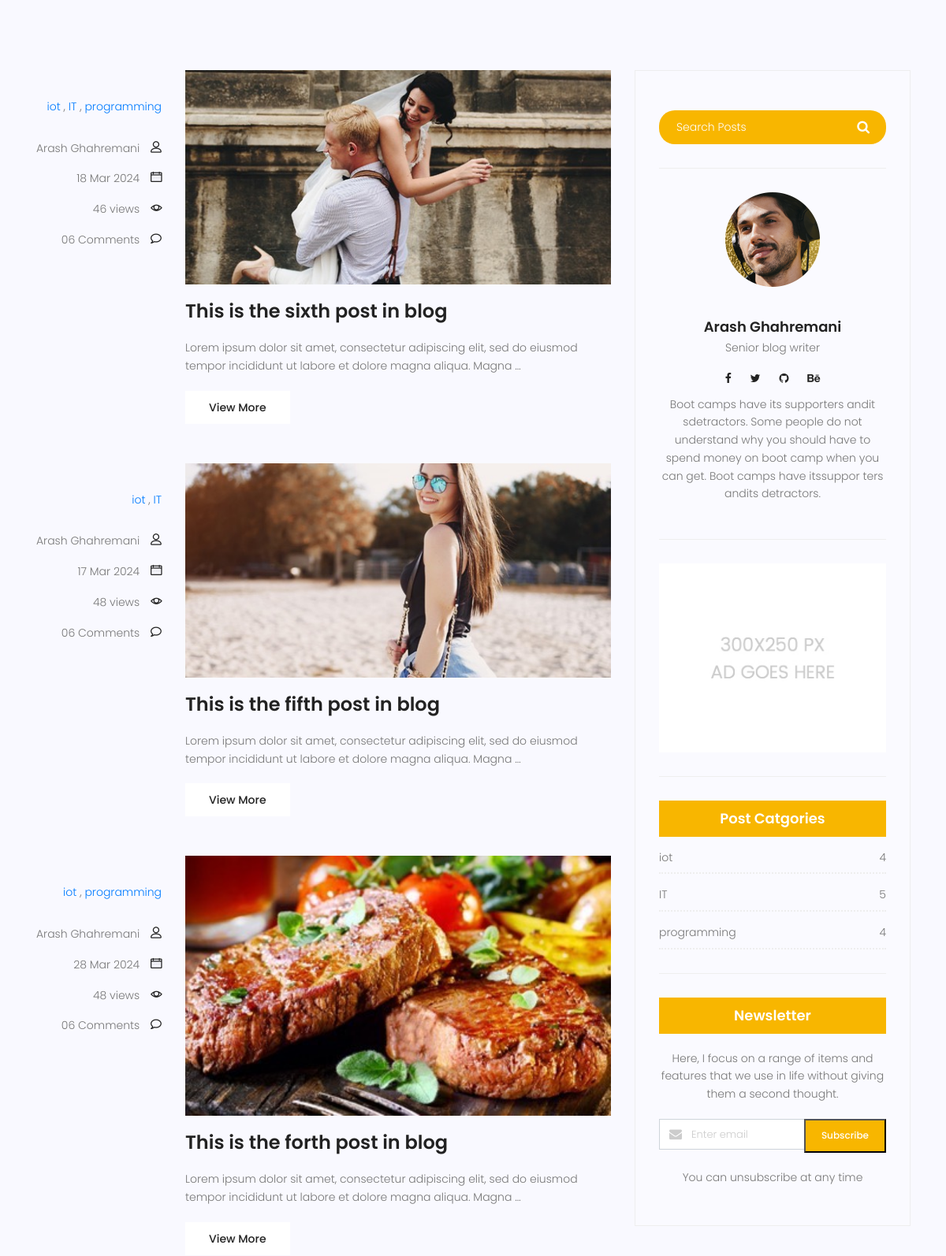
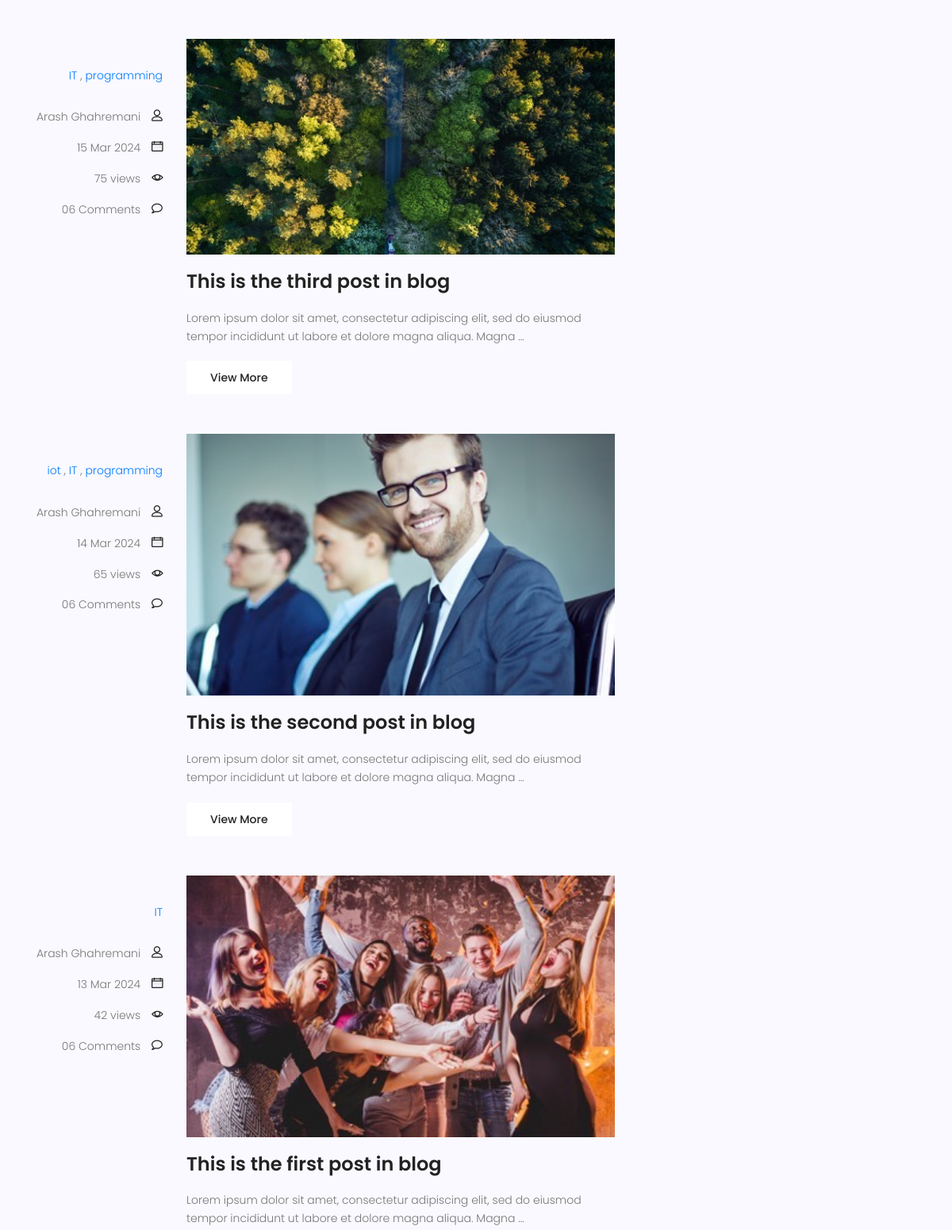
The app's page /blog/search/ (middle part), older data (2 pictures, top to bottom).
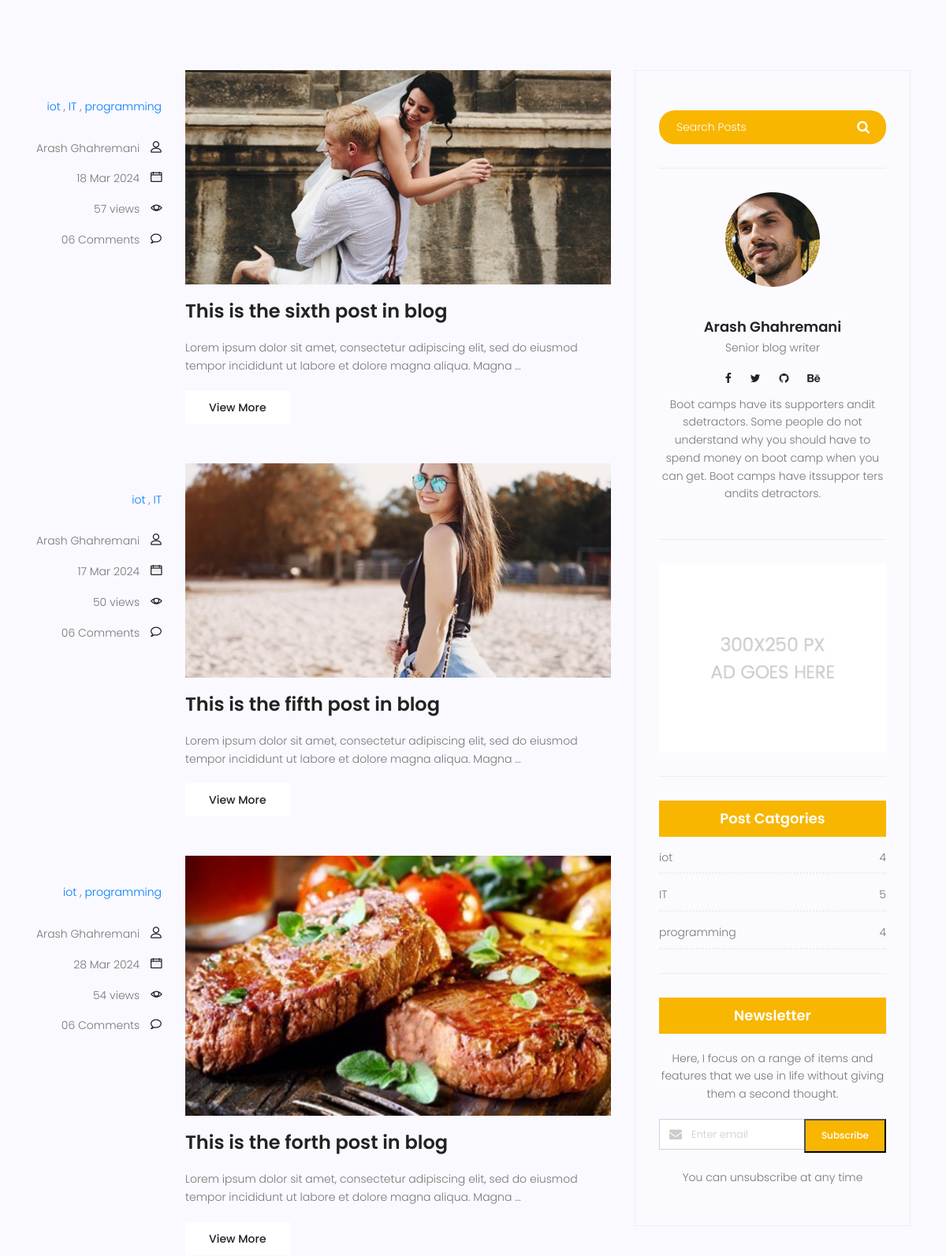
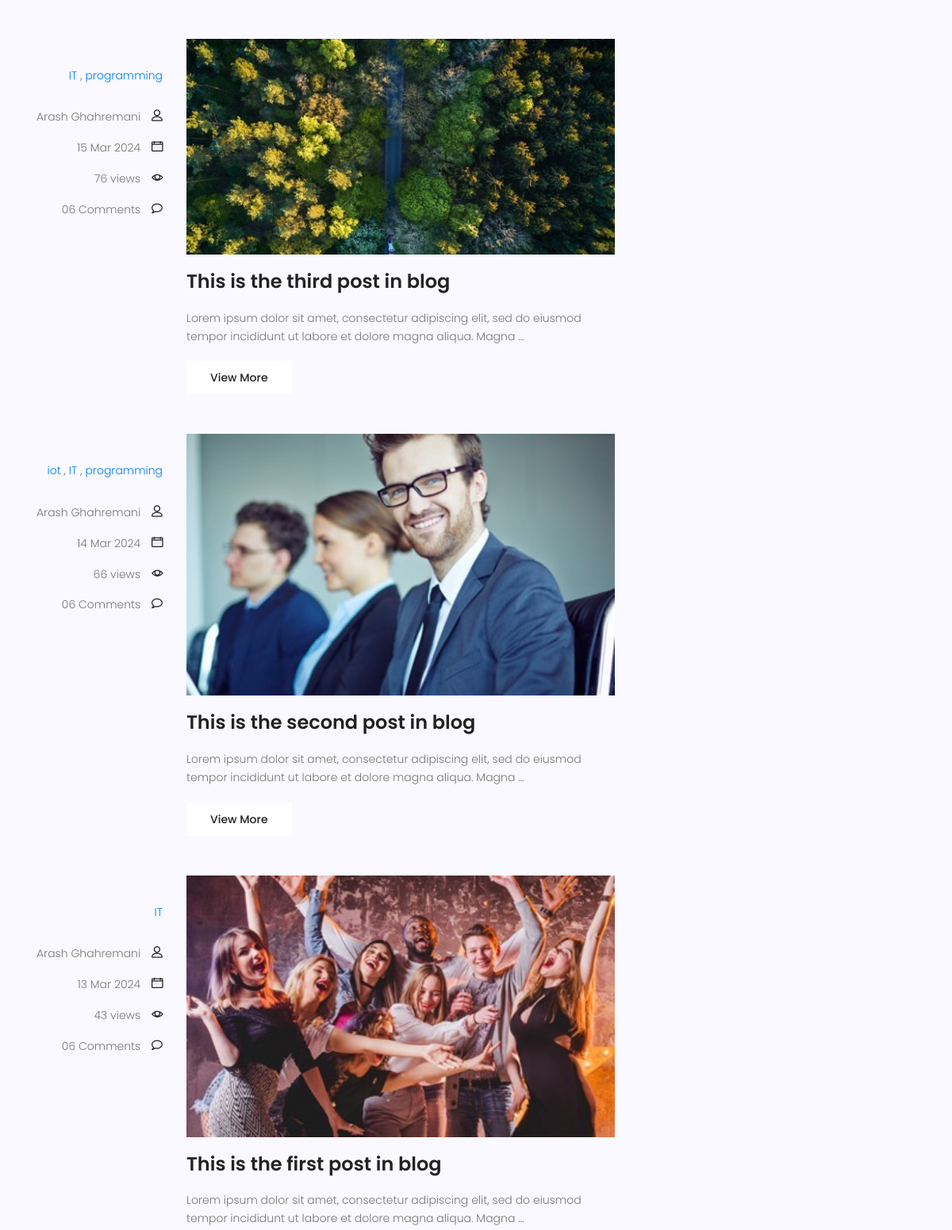
The same page, newer data (2 pictures, top to bottom).
### blog/models.py (models this page shows, shortened)
class Category(models.Model):
    name = models.CharField(max_length = 255)
    def __str__(self):
        return self.name

class Post (models.Model) :
    image = models.ImageField(upload_to = 'blog/',default = 'blog/default.jpg')
    author = models.ForeignKey(User,on_delete=models.SET_NULL,null=True)
    title = models.CharField (max_length = 200)
    content = models.TextField ()
    tags = TaggableManager()
    category = models.ManyToManyField (Category)
    counted_view = models.IntegerField (default = 0)
    status = models.BooleanField (default = False)
    published_date = models.DateTimeField (null = True)
    created_date = models.DateTimeField (auto_now_add = True)
    update_date = models.DateTimeField (auto_now = True)
    class Meta:
        ordering = ['-created_date']
    def excerpt(self) :
        return truncatewords(self.content,20)

### blog/views.py (the view)
# urls.py: path('search/',blog_search, name="search"),
def blog_search(request):
    posts = Post.objects.filter(status=1)
    if request.method == 'GET':
        s = request.GET.get('s')
        if s:
            posts = posts.filter(content__contains=s)
    context = {'posts': posts}
    return render(request, "blog/blog-home.html", context)

### blog/templatetags/blog_tags.py (called while the page is built)
@register.inclusion_tag('blog/post-categories.html')
def postcategories() :
    posts = Post.objects.filter(status = 1)
    categories = Category.objects.all()
    cat_dict = {}
    for name in categories :
        cat_dict[name]=posts.filter(category=name).count()
    return {'categories':cat_dict}

### templates/blog/blog-home.html (shortened to what this page needs)
{% extends 'base.html' %}
{% load static %}
{% load blog_tags %}
{% block content %}
<section class="top-category-widget-area pt-90 pb-90 ">
</section>
<section class="post-content-area">
	<div class="container">
		<div class="row">
			<div class="col-lg-8 posts-list">
				{% for post in posts %}
				<div class="single-post row">
					<div class="col-lg-3  col-md-3 meta-details">
						<ul class="tags">
							{% for cat in post.category.all %}
								<a href="{% url 'blog:category' cat_name=cat.name %}"> {{ cat.name }}</a> {% if not forloop.last %},{% endif %}
							{% endfor %}
						</ul>
						<div class="user-details row">
							<p class="user-name col-lg-12 col-md-12 col-6"><a href="{% url 'blog:author' author_username=post.author.username %}">{{post.author.get_full_name}}</a>
								<span class="lnr lnr-user"></span></p>
							<p class="date col-lg-12 col-md-12 col-6"><a href="#">{{post.published_date|date:'d M Y'}}</a> <span
									class="lnr lnr-calendar-full"></span></p>
							<p class="view col-lg-12 col-md-12 col-6"><a href="#">{{post.counted_view}} views</a> <span
									class="lnr lnr-eye"></span></p>
							<p class="comments col-lg-12 col-md-12 col-6"><a href="#">06 Comments</a> <span
									class="lnr lnr-bubble"></span></p>
						</div>
					</div>
					<div class="col-lg-9 col-md-9 ">
						<div class="feature-img">
							<img class="img-fluid" src="{{post.image.url}}" alt="">
						</div>
						<a class="posts-title" href="{% url 'blog:single' pid=post.id%}">
							<h3>{{post.title}}</h3>
						</a>
						<p class="excert">
							{{post.excerpt}}
						</p>
						<a href={{post.id}} class="primary-btn">View More</a>
					</div>
				</div>
				{% endfor%}
			</div>
			<div class="col-lg-4 sidebar-widgets">
				<div class="widget-wrap">
						{% include 'blog/blog-search.html' %}
						{% include 'blog/blog-writer.html' %}
					    {% include 'blog/blog-ads.html' %}
						{% postcategories %}
						<div class="single-sidebar-widget newsletter-widget">
							<h4 class="newsletter-title">Newsletter</h4>
							<p>
								Here, I focus on a range of items and features that we use in life without
								giving them a second thought.
							</p>
							<form action="{% url 'website:newsletter' %}" method="post" class="subscription relative">
								<div class="form-group d-flex flex-row">
									<div class="col-autos">
										<div class="input-group">
											<div class="input-group-prepend">
												<div class="input-group-text"><i class="fa fa-envelope" aria-hidden="true"></i>
												</div>
											</div>
											<input type="email" class="form-control" id="inlineFormInputGroup" name="email"
												placeholder="Enter email" onfocus="this.placeholder = ''"
												onblur="this.placeholder = 'Enter email'">
										</div>
									</div>
									<button type="submit" class="bbtns">Subscribe</button>
								</div>
							</form>
							<p class="text-bottom">
								You can unsubscribe at any time
							</p>
						</div>
				</div>
			</div>
		</div>
	</div>
</section>
{% endblock%}

### templates/base.html (shortened to what this page needs)
{% load static %}
<!DOCTYPE html>
<html lang="zxx" class="no-js">
<head>
    <link rel="stylesheet" href="{% static 'css/linearicons.css'%}">
    <link rel="stylesheet" href="{% static 'css/font-awesome.min.css'%}">
    <link rel="stylesheet" href="{% static 'css/bootstrap.css'%}">
    <link rel="stylesheet" href="{% static 'css/magnific-popup.css'%}">
    <link rel="stylesheet" href="{% static 'css/jquery-ui.css'%}">
    <link rel="stylesheet" href="{% static 'css/nice-select.css'%}">
    <link rel="stylesheet" href="{% static 'css/animate.min.css'%}">
    <link rel="stylesheet" href="{% static 'css/owl.carousel.css'%}">
    <link rel="stylesheet" href="{% static 'css/main.css'%}">
</head>
<body>
    {% block content %}
    {% endblock %}
</body>
</html>

### templates/blog/blog-search.html
{% load static %}
<div class="single-sidebar-widget search-widget">
    <form class="search-form" action="{% url 'blog:search' %}" method = 'get'>
        <input placeholder="Search Posts" name="s" type="text" onfocus="this.placeholder = ''"
            onblur="this.placeholder = 'Search Posts'">
        <button type="submit"><i class="fa fa-search"></i></button>
    </form>
</div>

### templates/blog/blog-writer.html
{% load static %}
    <div class="single-sidebar-widget user-info-widget">
        <img src="{% static 'img/blog/user-info.png' %}" alt="">
        <a href="#">
            <h4>Arash Ghahremani</h4>
        </a>
        <p>
            Senior blog writer
        </p>
        <ul class="social-links">
            <li><a href="#"><i class="fa fa-facebook"></i></a></li>
            <li><a href="#"><i class="fa fa-twitter"></i></a></li>
            <li><a href="#"><i class="fa fa-github"></i></a></li>
            <li><a href="#"><i class="fa fa-behance"></i></a></li>
        </ul>
        <p>
            Boot camps have its supporters andit sdetractors. Some people do not understand why you
            should have to spend money on boot camp when you can get. Boot camps have itssuppor ters
            andits detractors.
        </p>
    </div>

### templates/blog/blog-ads.html
{% load static %}
<div class="single-sidebar-widget ads-widget">
    <a href="#"><img class="img-fluid" src="{% static 'img/blog/ads-banner.jpg' %}" alt=""></a>
</div>

### templates/blog/post-categories.html
{% load static %}
<div class="single-sidebar-widget post-category-widget">
    <h4 class="category-title">Post Catgories</h4>
    <ul class="cat-list">
        {% for name,count in categories.items %}
        <li>
            <a href="{% url 'blog:category' cat_name=name %}" class="d-flex justify-content-between">
                <p>{{name}}</p>
                <p>{{count}}</p>
            </a>
        </li>
        {% endfor %}
    </ul>
</div>

Row changes from the older to the newer data that the page shows:
changed Post "This is the sixth post in blog": counted_view "46" → "57"
changed Post "This is the fifth post in blog": counted_view "48" → "50"
changed Post "This is the forth post in blog": counted_view "48" → "54"
changed Post "This is the third post in blog": counted_view "75" → "76"
changed Post "This is the second post in blog": counted_view "65" → "66"
changed Post "This is the first post in blog": counted_view "42" → "43"
